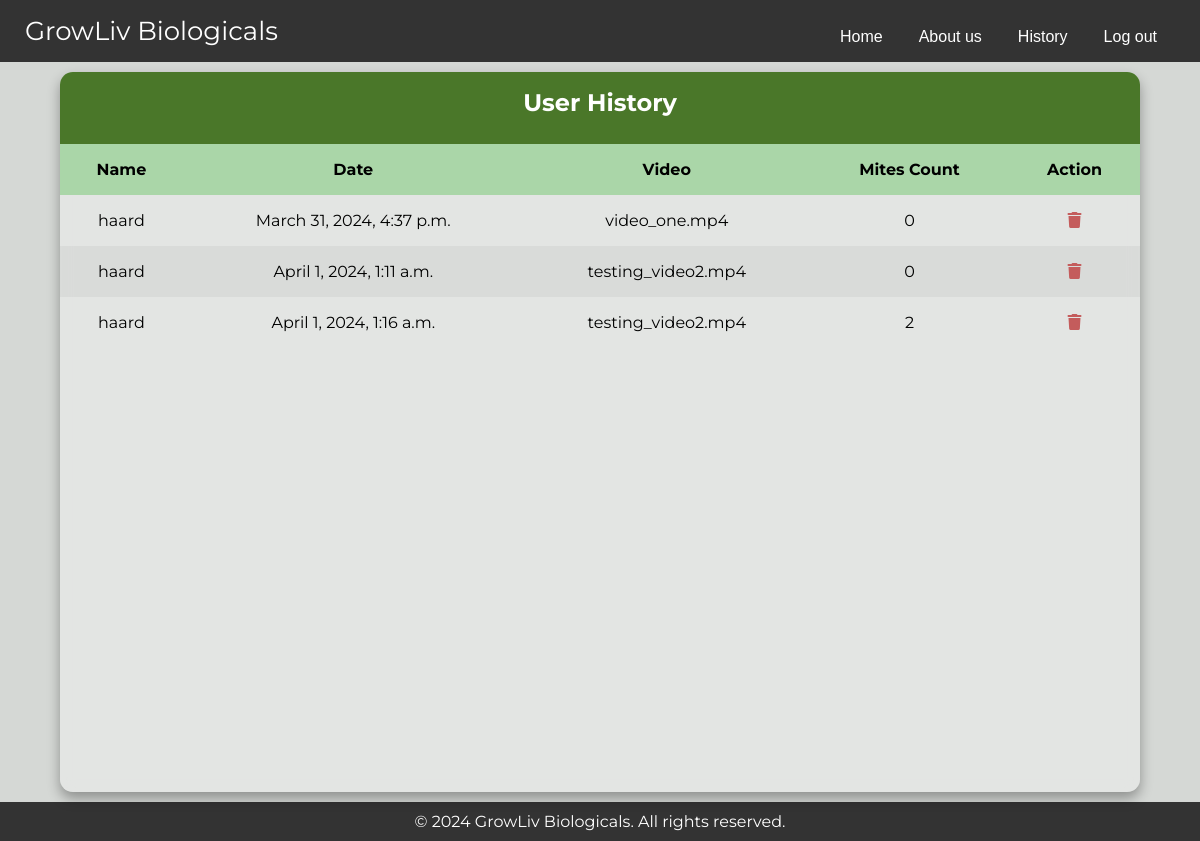
Page /profile/ (signed in) on the committed database.
### myapp/models.py (models this page shows, shortened)
class UploadHistory(models.Model):
    user = models.ForeignKey(User, on_delete=models.CASCADE)
    video_name = models.CharField(max_length=100)
    upload_date = models.DateTimeField(auto_now_add=True)
    mites_count = models.IntegerField()

### myapp/views.py (the view)
# urls.py: path('profile/', views.profile_page, name='profile_page'),
def profile_page(request):
    if request.user.is_superuser:
        all_users_history = UploadHistory.objects.all().select_related('user').order_by('-upload_date')
        context = {
            'all_users_history': all_users_history,
        }
    else:
        upload_history = UploadHistory.objects.filter(user=request.user)
        username = request.user.username
        context={
            'upload_history': upload_history,
            'username': username,
            }
    if request.user.is_superuser:
        for history_entry in all_users_history:
            history_entry.user_name = history_entry.user.username
    return render(request, 'profile.html', context)

### templates/profile.html (shortened to what this page needs)
<!DOCTYPE html>
<html lang="en">
    {%load static%}
    {% load tz %}
<head>
    <link rel="stylesheet" type="text/css" href="{% static 'css/profile.css' %}">
    <link rel="stylesheet" href="https://cdnjs.cloudflare.com/ajax/libs/font-awesome/6.5.1/css/all.min.css" />
</head>
<body>
    {% include 'navbar.html' %}
    {% block content %}
    <div class="container">
        <main class="table">
            <section class="table_header">
                <h1> User History</h1>
            </section>
            <section class="table_body">
                {% if all_users_history %}
                <table>
                    <thead>
                        <tr>
                            <th>Name</th>
                            <th>Date</th>
                            <th>Video</th>
                            <th>Mites Count</th>
                            <th>Action</th>
                        </tr>
                    </thead>
                    <tbody>
                        {% for item in all_users_history %}
                            <tr>
                                <td>{{ item.user_name }}</td>
                                <td>{{ item.upload_date | localtime | date:"F j, Y H:i:s" }}</td>
                                <td>{{ item.video_name }}</td>
                                <td>{{ item.mites_count }}</td>
                                <td>
                                <form id="delete-form-{{item.id}}" action="{% url 'delete_entry' item.id %}" method="post" style="display: inline;">
                                    {% csrf_token %}
                                    <button type="submit" onclick="confirmdelete('{{item.id}}')"style="border: none; background: none; cursor: pointer;">
                                        <i class="fa-solid fa-trash" style="color: rgb(196, 92, 92);"></i>
                                    </button>
                                </form>
                            </td>
                            </tr>
                        {% endfor %}
                    </tbody>
                </table>
                {% elif upload_history %}
                <table>
                    <thead>
                        <tr>
                            <th>Name</th>
                            <th>Date</th>
                            <th>Video</th>
                            <th>Mites Count</th>
                            <th>Action</th>
                        </tr>
                    </thead>
                    <tbody>
                        {% for item in upload_history %}
                        <tr>
                            <td>{{ username }}</td>
                            <td>{{ item.upload_date }}</td>
                            <td>{{ item.video_name }}</td>
                            <td>{{ item.mites_count }}</td>
                            <td>
                                <a href="{% url 'delete_entry' item.id %}">
                                    <i class="fa-solid fa-trash" style="color:rgb(196, 92, 92);"></i>
                                </a>
                            </td>
                        </tr>
                        {% endfor %}
                    </tbody>
                </table>
                {% else %}
                        <p>No upload history available.</p>
                    {% endif %}
            </section>
        </main>
    </div>
    {% endblock %}
    {% include 'footer.html' %}
</body>
</html>

### static/css/profile.css (style rules this page uses)
* { margin: 0; padding: 0; box-sizing: border-box; font-family: 'Montserrat', sans-serif; }
body { min-height: 100vh; display: flex; flex-direction: column; justify-content: center; background-color: #d5d8d5; }
.container { display: flex; justify-content: center; align-items: center; height: 100%; margin-top: 10px; margin-bottom: 10px; }
table { width: 100%; align-self: center; }
main.table { width: 90vw; height: 90vh; background-color: #fff5; backdrop-filter: blur(7px); box-shadow: 0 0.4rem 0.8rem #0005; border-radius: 0.8rem; overflow: hidden; }
.table_header { width: 100%; height: 10%; background-color: #4a7729; padding: 1rem 1rem; justify-content: center; align-items: center; }
.table_header h1 { color: #fff; text-align: center; }
table, th, td { border-collapse: collapse; padding: 1rem; text-align: center; }
thead th { position: sticky; top: 0; left: 0; background-color: #aad6a8; }
tbody tr:nth-child(even) { background-color: #0000000b; }

### static/css/navbar.css (style rules this page uses)
* { margin: 0; padding: 0; box-sizing: border-box; font-family: 'Montserrat', sans-serif; }

### static/css/footer.css (style rules this page uses)
* { margin: 0; padding: 0; box-sizing: border-box; font-family: 'Montserrat', sans-serif; }

### rows in the picture
UploadHistory: upload_date "March 31, 2024, 4:37 p.m.", video_name "video_one.mp4", mites_count "0"
UploadHistory: upload_date "April 1, 2024, 1:11 a.m.", video_name "testing_video2.mp4", mites_count "0"
UploadHistory: upload_date "April 1, 2024, 1:16 a.m.", video_name "testing_video2.mp4", mites_count "2"

### other values in the picture
{{ username }} "haard"
